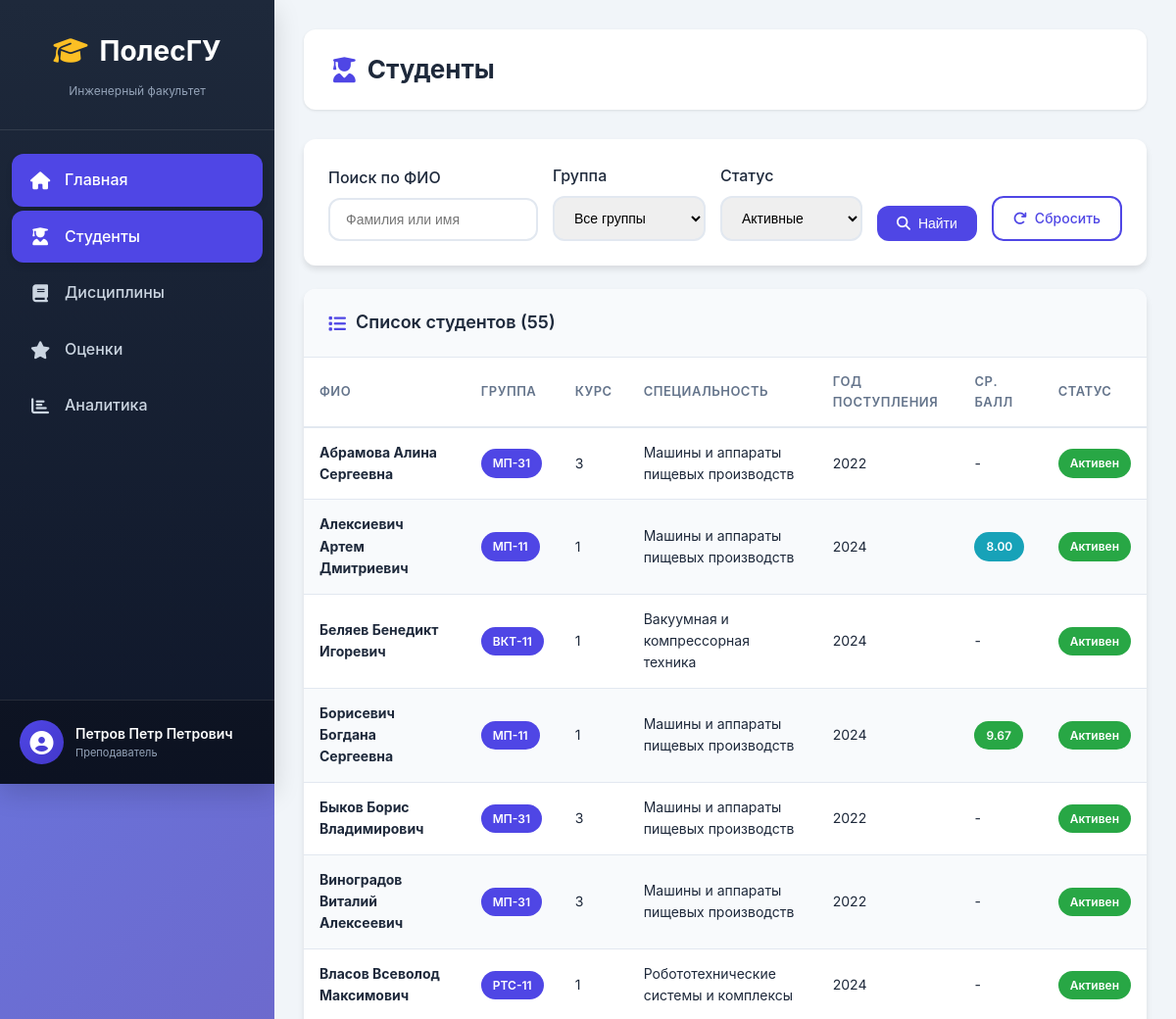
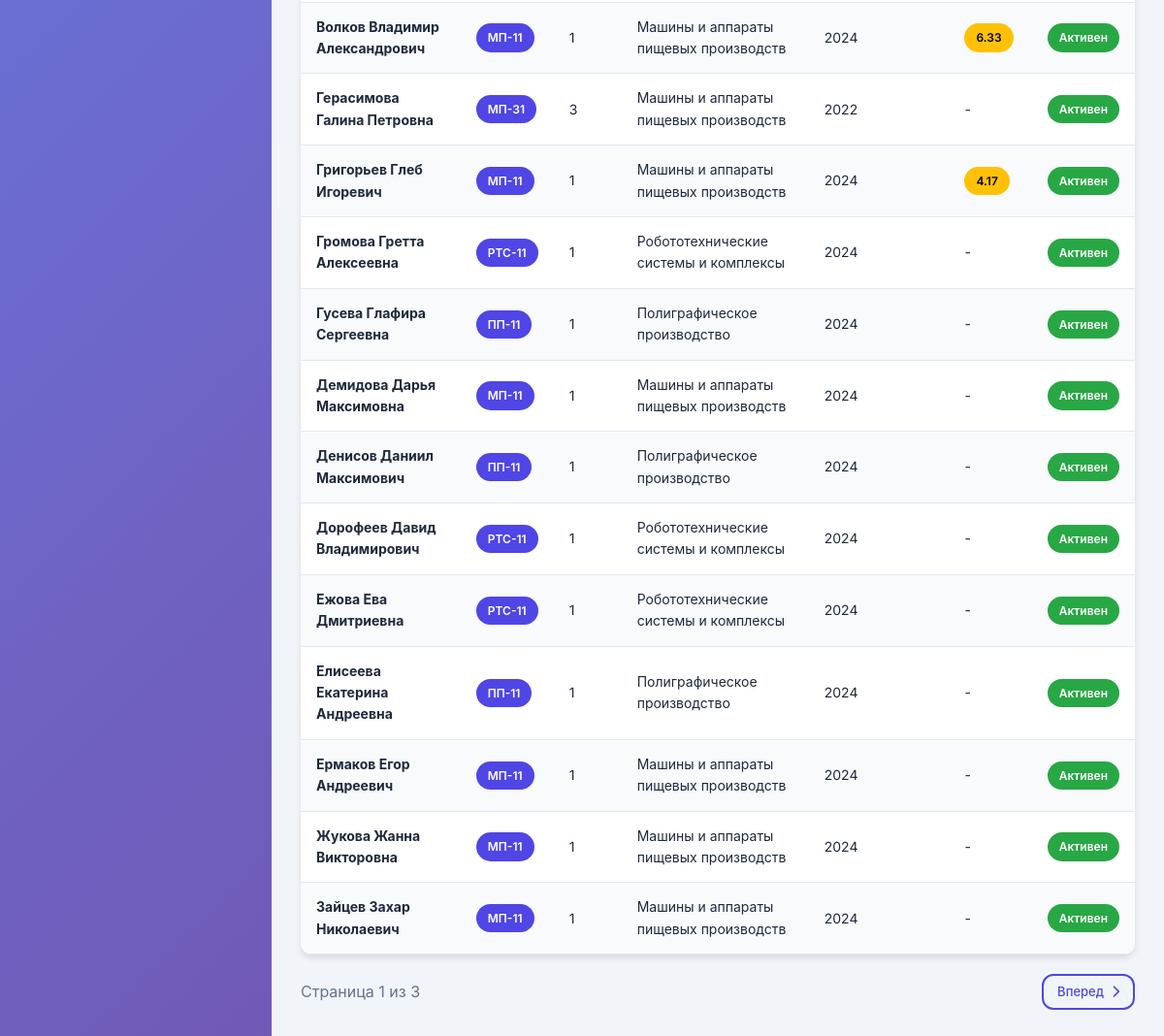
The app's page /modules/students/index.php (signed in) with its own data (2 pictures, top to bottom).
### tables this page shows
CREATE TABLE students (
    id INT AUTO_INCREMENT PRIMARY KEY,
    last_name VARCHAR(50) NOT NULL,
    first_name VARCHAR(50) NOT NULL,
    middle_name VARCHAR(50),
    group_id INT NOT NULL,
    date_of_birth DATE,
    enrollment_year INT NOT NULL,
    status ENUM('active', 'expelled', 'graduated', 'academic_leave') DEFAULT 'active',
    created_at TIMESTAMP DEFAULT CURRENT_TIMESTAMP,
    updated_at TIMESTAMP DEFAULT CURRENT_TIMESTAMP ON UPDATE CURRENT_TIMESTAMP,
    FOREIGN KEY (group_id) REFERENCES groups(id) ON DELETE RESTRICT,
    INDEX idx_group (group_id),
    INDEX idx_name (last_name, first_name)
);

CREATE TABLE groups (
    id INT AUTO_INCREMENT PRIMARY KEY,
    name VARCHAR(20) UNIQUE NOT NULL,
    specialty_id INT,
    course INT NOT NULL,
    FOREIGN KEY (specialty_id) REFERENCES specialties(id) ON DELETE SET NULL
);

CREATE TABLE specialties (
    id INT AUTO_INCREMENT PRIMARY KEY,
    code VARCHAR(20) UNIQUE NOT NULL,
    name VARCHAR(200) NOT NULL,
    faculty VARCHAR(100) DEFAULT 'Инженерный факультет'
);

### config/app_config.php (called while the page is built, shortened)
<?php
require_once BASE_PATH . '/config/db_config.php';
function e($string) {
    return htmlspecialchars($string, ENT_QUOTES, 'UTF-8');
}
function paginate($totalCount, $perPage = DEFAULT_PER_PAGE, $currentPage = 1) {
    $totalPages = ceil($totalCount / $perPage);
    $currentPage = max(1, min($currentPage, $totalPages));
    $offset = ($currentPage - 1) * $perPage;
    return [
        'current_page' => $currentPage,
        'per_page' => $perPage,
        'total_pages' => $totalPages,
        'total_count' => $totalCount,
        'offset' => $offset,
        'has_prev' => $currentPage > 1,
        'has_next' => $currentPage < $totalPages
    ];
}
?>

### config/db_config.php (called while the page is built, shortened)
<?php
function getDbConnection() {
    static $conn = null;
    if ($conn === null) {
        $conn = new mysqli(DB_HOST, DB_USER, DB_PASS, DB_NAME);
        $conn->set_charset(DB_CHARSET);
        $conn->query("SET NAMES 'utf8mb4'");
        $conn->query("SET CHARACTER SET 'utf8mb4'");
    }
    return $conn;
}
function dbQuery($sql, $params = []) {
    $conn = getDbConnection();
    if (empty($params)) {
        $result = $conn->query($sql);
    } else {
        $stmt = $conn->prepare($sql);
        $types = '';
        foreach ($params as $param) {
            if (is_int($param)) {
                $types .= 'i';
            } elseif (is_float($param)) {
                $types .= 'd';
            } else {
                $types .= 's';
            }
        }
        $stmt->bind_param($types, ...$params);
        $stmt->execute();
        $result = $stmt->get_result();
    }
    return $result;
}
function dbFetchOne($sql, $params = []) {
    $result = dbQuery($sql, $params);
    if ($result instanceof mysqli_result) {
        return $result->fetch_assoc();
    }
    return null;
}
function dbFetchAll($sql, $params = []) {
    $result = dbQuery($sql, $params);
    $rows = [];
    if ($result instanceof mysqli_result) {
        while ($row = $result->fetch_assoc()) {
            $rows[] = $row;
        }
    }
    return $rows;
}
?>

### modules/students/index.php (the view, shortened to what this page needs)
<?php
require_once __DIR__ . '/../../config/app_config.php';
$search = trim($_GET['search'] ?? '');
$groupFilter = $_GET['group'] ?? '';
$statusFilter = $_GET['status'] ?? 'active';
$where = ["s.status = ?"];
$params = [$statusFilter];
$whereClause = implode(' AND ', $where);
$page = max(1, (int)($_GET['page'] ?? 1));
$perPage = DEFAULT_PER_PAGE;
$countSql = "SELECT COUNT(*) as total FROM students s WHERE $whereClause";
$countResult = dbFetchOne($countSql, $params);
$totalCount = $countResult['total'];
$pagination = paginate($totalCount, $perPage, $page);
$sql = "
    SELECT
        s.id,
        s.last_name,
        s.first_name,
        s.middle_name,
        s.date_of_birth,
        s.enrollment_year,
        s.status,
        g.name as group_name,
        g.course,
        sp.name as specialty,
        ROUND(AVG(gr.grade), 2) as average_grade,
        COUNT(gr.id) as grades_count
    FROM students s
    JOIN groups g ON s.group_id = g.id
    LEFT JOIN specialties sp ON g.specialty_id = sp.id
    LEFT JOIN grades gr ON s.id = gr.student_id
    WHERE $whereClause
    GROUP BY s.id, g.name, g.course, sp.name
    ORDER BY s.last_name, s.first_name
    LIMIT {$pagination['offset']}, {$pagination['per_page']}
";
$students = dbFetchAll($sql, $params);
include BASE_PATH . '/includes/header.php';
include BASE_PATH . '/includes/sidebar.php';
?>
<div class="main-content">
    <div class="top-bar">
        <div class="breadcrumb">
            <h1><i class="fas fa-user-graduate"></i> Студенты</h1>
        </div>
    </div>
    <div class="dashboard-card" style="margin-bottom: 24px;">
        <div class="card-body">
            <form method="GET" action="" class="filters-form" style="display: flex; gap: 15px; flex-wrap: wrap; align-items: end;">
                <div class="form-group" style="flex: 1; min-width: 200px; margin-bottom: 0;">
                    <label>Поиск по ФИО</label>
                    <input type="text" name="search" class="form-control" placeholder="Фамилия или имя" value="<?php echo e($search); ?>">
                </div>
                <div class="form-group" style="margin-bottom: 0;">
                    <label>Группа</label>
                    <select name="group" class="form-control">
                        <option value="">Все группы</option>
                    </select>
                </div>
                <div class="form-group" style="margin-bottom: 0;">
                    <label>Статус</label>
                    <select name="status" class="form-control">
                        <option value="active" <?php echo $statusFilter === 'active' ? 'selected' : ''; ?>>Активные</option>
                    </select>
                </div>
                <button type="submit" class="btn btn-primary">
                    <i class="fas fa-search"></i> Найти
                </button>
                <a href="index.php" class="btn btn-outline">
                    <i class="fas fa-redo"></i> Сбросить
                </a>
            </form>
        </div>
    </div>
    <div class="dashboard-card full-width">
        <div class="card-header">
            <h3>
                <i class="fas fa-list"></i>
                Список студентов (<?php echo $totalCount; ?>)
            </h3>
        </div>
        <div class="card-body" style="padding: 0;">
            <table class="table table-striped table-hover" id="studentsTable">
                <thead>
                    <tr>
                        <th>ФИО</th>
                        <th>Группа</th>
                        <th>Курс</th>
                        <th>Специальность</th>
                        <th>Год поступления</th>
                        <th>Ср. балл</th>
                        <th>Статус</th>
                    </tr>
                </thead>
                <tbody>
                    <?php if (empty($students)): ?>
                    <tr>
                        <td colspan="<?php echo isAdmin() ? '8' : '7'; ?>" style="text-align: center; padding: 40px;">
                            <i class="fas fa-inbox" style="font-size: 48px; color: #cbd5e1; margin-bottom: 15px;"></i>
                            <p style="color: #64748b;">Студенты не найдены</p>
                        </td>
                    </tr>
                    <?php else: ?>
                    <?php foreach ($students as $student): ?>
                    <tr>
                        <td>
                            <strong><?php echo e($student['last_name'] . ' ' . $student['first_name'] . ' ' . $student['middle_name']); ?></strong>
                        </td>
                        <td>
                            <span class="badge badge-primary"><?php echo e($student['group_name']); ?></span>
                        </td>
                        <td><?php echo $student['course']; ?></td>
                        <td><?php echo e($student['specialty']); ?></td>
                        <td><?php echo $student['enrollment_year']; ?></td>
                        <td>
                            <?php if ($student['average_grade']): ?>
                            <span class="badge badge-<?php echo $student['average_grade'] >= 9 ? 'success' : ($student['average_grade'] >= 7 ? 'info' : ($student['average_grade'] >= 4 ? 'warning' : 'danger')); ?>">
                                <?php echo $student['average_grade']; ?>
                            </span>
                            <?php else: ?>
                            <span class="text-muted">-</span>
                            <?php endif; ?>
                        </td>
                        <td>
                            <?php
                            $statusLabels = [
                                'active' => ['text' => 'Активен', 'class' => 'success'],
                                'graduated' => ['text' => 'Выпускник', 'class' => 'info'],
                                'expelled' => ['text' => 'Отчислен', 'class' => 'danger'],
                                'academic_leave' => ['text' => 'Академ', 'class' => 'warning']
                            ];
                            $status = $statusLabels[$student['status']] ?? ['text' => $student['status'], 'class' => 'secondary'];
                            ?>
                            <span class="badge badge-<?php echo $status['class']; ?>"><?php echo $status['text']; ?></span>
                        </td>
                    </tr>
                    <?php endforeach; ?>
                    <?php endif; ?>
                </tbody>
            </table>
        </div>
    </div>
    <?php if ($pagination['total_pages'] > 1): ?>
    <div style="display: flex; justify-content: space-between; align-items: center; margin-top: 20px;">
        <div style="color: #64748b;">
            Страница <?php echo $pagination['current_page']; ?> из <?php echo $pagination['total_pages']; ?>
        </div>
        <div style="display: flex; gap: 8px;">
            <?php if ($pagination['has_next']): ?>
            <a href="?page=<?php echo $pagination['current_page'] + 1; ?>&search=<?php echo urlencode($search); ?>&group=<?php echo urlencode($groupFilter); ?>&status=<?php echo urlencode($statusFilter); ?>" class="btn btn-outline btn-sm">
                Вперед <i class="fas fa-chevron-right"></i>
            </a>
            <?php endif; ?>
        </div>
    </div>
    <?php endif; ?>
</div>
<?php include BASE_PATH . '/includes/footer.php'; ?>

### assets/css/style.css (style rules this page uses)
:root { --primary-color: #4f46e5; --primary-dark: #4338ca; --secondary-color: #64748b; --success-color: #28a745; --warning-color: #ffc107; --danger-color: #dc3545; --info-color: #17a2b8; --light-color: #f8fafc; --dark-color: #1e293b; --sidebar-width: 280px; --header-height: 70px; --border-radius: 12px; --shadow-sm: 0 1px 3px rgba(0,0,0,0.1); --shadow-md: 0 4px 6px rgba(0,0,0,0.1); --shadow-lg: 0 10px 25px rgba(0,0,0,0.15); --transition: all 0.3s ease; }
* { margin: 0; padding: 0; box-sizing: border-box; }
body { font-family: 'Inter', -apple-system, BlinkMacSystemFont, 'Segoe UI', Roboto, sans-serif; background: linear-gradient(135deg, #667eea 0%, #764ba2 100%); min-height: 100vh; color: var(--dark-color); line-height: 1.6; }
.main-content { padding: 30px; }
.top-bar { display: flex; justify-content: space-between; align-items: center; margin-bottom: 30px; background: #fff; padding: 20px 30px; border-radius: var(--border-radius); box-shadow: var(--shadow-sm); }
.top-bar h1 { font-size: 26px; font-weight: 700; color: var(--dark-color); display: flex; align-items: center; gap: 12px; }
.top-bar h1 i { color: var(--primary-color); }
.dashboard-card { background: #fff; border-radius: var(--border-radius); box-shadow: var(--shadow-md); overflow: hidden; }
.dashboard-card.full-width { grid-column: 1 / -1; }
.card-header { padding: 20px 25px; border-bottom: 1px solid #e2e8f0; background: #f8fafc; }
.card-header h3 { font-size: 18px; font-weight: 600; color: var(--dark-color); display: flex; align-items: center; gap: 10px; }
.card-header h3 i { color: var(--primary-color); }
.card-body { padding: 25px; }
.table { width: 100%; border-collapse: collapse; }
.table thead th { padding: 14px 16px; text-align: left; font-weight: 600; font-size: 13px; color: var(--secondary-color); text-transform: uppercase; letter-spacing: 0.5px; border-bottom: 2px solid #e2e8f0; }
.table tbody td { padding: 14px 16px; border-bottom: 1px solid #e2e8f0; font-size: 14px; }
.table-striped tbody tr:nth-child(even) { background: #f8fafc; }
.badge { display: inline-block; padding: 5px 12px; border-radius: 20px; font-size: 12px; font-weight: 600; color: #fff; }
.badge-success { background: var(--success-color); }
.badge-warning { background: var(--warning-color); color: #000; }
.badge-info { background: var(--info-color); }
.badge-primary { background: var(--primary-color); }
.btn { display: inline-flex; align-items: center; gap: 8px; padding: 10px 20px; border: none; border-radius: var(--border-radius); font-size: 14px; font-weight: 500; cursor: pointer; text-decoration: none; transition: var(--transition); }
.btn-primary { background: var(--primary-color); color: #fff; }
.btn-outline { background: transparent; border: 2px solid var(--primary-color); color: var(--primary-color); }
.btn-sm { padding: 6px 14px; font-size: 13px; }
.form-group { margin-bottom: 20px; }
.form-group label { display: block; margin-bottom: 8px; font-weight: 500; color: var(--dark-color); }
.form-control { width: 100%; padding: 12px 16px; border: 2px solid #e2e8f0; border-radius: var(--border-radius); font-size: 14px; transition: var(--transition); }

### records on screen
students: last_name+first_name+middle_name "Абрамова Алина Сергеевна", group.name "МП-31", group.course "3", specialties.name "Машины и аппараты пищевых производств", enrollment_year "2022", status "Активен"
students: last_name+first_name+middle_name "Алексиевич Артем Дмитриевич", group.name "МП-11", group.course "1", specialties.name "Машины и аппараты пищевых производств", enrollment_year "2024", average_grade "8.00", status "Активен"
students: last_name+first_name+middle_name "Беляев Бенедикт Игоревич", group.name "ВКТ-11", group.course "1", specialties.name "Вакуумная и компрессорная техника", enrollment_year "2024", status "Активен"
students: last_name+first_name+middle_name "Борисевич Богдана Сергеевна", group.name "МП-11", group.course "1", specialties.name "Машины и аппараты пищевых производств", enrollment_year "2024", average_grade "9.67", status "Активен"
students: last_name+first_name+middle_name "Быков Борис Владимирович", group.name "МП-31", group.course "3", specialties.name "Машины и аппараты пищевых производств", enrollment_year "2022", status "Активен"
students: last_name+first_name+middle_name "Виноградов Виталий Алексеевич", group.name "МП-31", group.course "3", specialties.name "Машины и аппараты пищевых производств", enrollment_year "2022", status "Активен"
students: last_name+first_name+middle_name "Власов Всеволод Максимович", group.name "РТС-11", group.course "1", specialties.name "Робототехнические системы и комплексы", enrollment_year "2024", status "Активен"
students: last_name+first_name+middle_name "Волков Владимир Александрович", group.name "МП-11", group.course "1", specialties.name "Машины и аппараты пищевых производств", enrollment_year "2024", average_grade "6.33", status "Активен"
students: last_name+first_name+middle_name "Герасимова Галина Петровна", group.name "МП-31", group.course "3", specialties.name "Машины и аппараты пищевых производств", enrollment_year "2022", status "Активен"
students: last_name+first_name+middle_name "Григорьев Глеб Игоревич", group.name "МП-11", group.course "1", specialties.name "Машины и аппараты пищевых производств", enrollment_year "2024", average_grade "4.17", status "Активен"
students: last_name+first_name+middle_name "Громова Гретта Алексеевна", group.name "РТС-11", group.course "1", specialties.name "Робототехнические системы и комплексы", enrollment_year "2024", status "Активен"
students: last_name+first_name+middle_name "Гусева Глафира Сергеевна", group.name "ПП-11", group.course "1", specialties.name "Полиграфическое производство", enrollment_year "2024", status "Активен"
students: last_name+first_name+middle_name "Демидова Дарья Максимовна", group.name "МП-11", group.course "1", specialties.name "Машины и аппараты пищевых производств", enrollment_year "2024", status "Активен"
students: last_name+first_name+middle_name "Денисов Даниил Максимович", group.name "ПП-11", group.course "1", specialties.name "Полиграфическое производство", enrollment_year "2024", status "Активен"
students: last_name+first_name+middle_name "Дорофеев Давид Владимирович", group.name "РТС-11", group.course "1", specialties.name "Робототехнические системы и комплексы", enrollment_year "2024", status "Активен"
students: last_name+first_name+middle_name "Ежова Ева Дмитриевна", group.name "РТС-11", group.course "1", specialties.name "Робототехнические системы и комплексы", enrollment_year "2024", status "Активен"
students: last_name+first_name+middle_name "Елисеева Екатерина Андреевна", group.name "ПП-11", group.course "1", specialties.name "Полиграфическое производство", enrollment_year "2024", status "Активен"
students: last_name+first_name+middle_name "Ермаков Егор Андреевич", group.name "МП-11", group.course "1", specialties.name "Машины и аппараты пищевых производств", enrollment_year "2024", status "Активен"
students: last_name+first_name+middle_name "Жукова Жанна Викторовна", group.name "МП-11", group.course "1", specialties.name "Машины и аппараты пищевых производств", enrollment_year "2024", status "Активен"
students: last_name+first_name+middle_name "Зайцев Захар Николаевич", group.name "МП-11", group.course "1", specialties.name "Машины и аппараты пищевых производств", enrollment_year "2024", status "Активен"

### other values on screen
APP_FACULTY "Инженерный факультет"
getCurrentUser()['full_name'] "Петров Петр Петрович"
$totalCount "55"
$pagination['current_page'] "1"
$pagination['total_pages'] "3"
